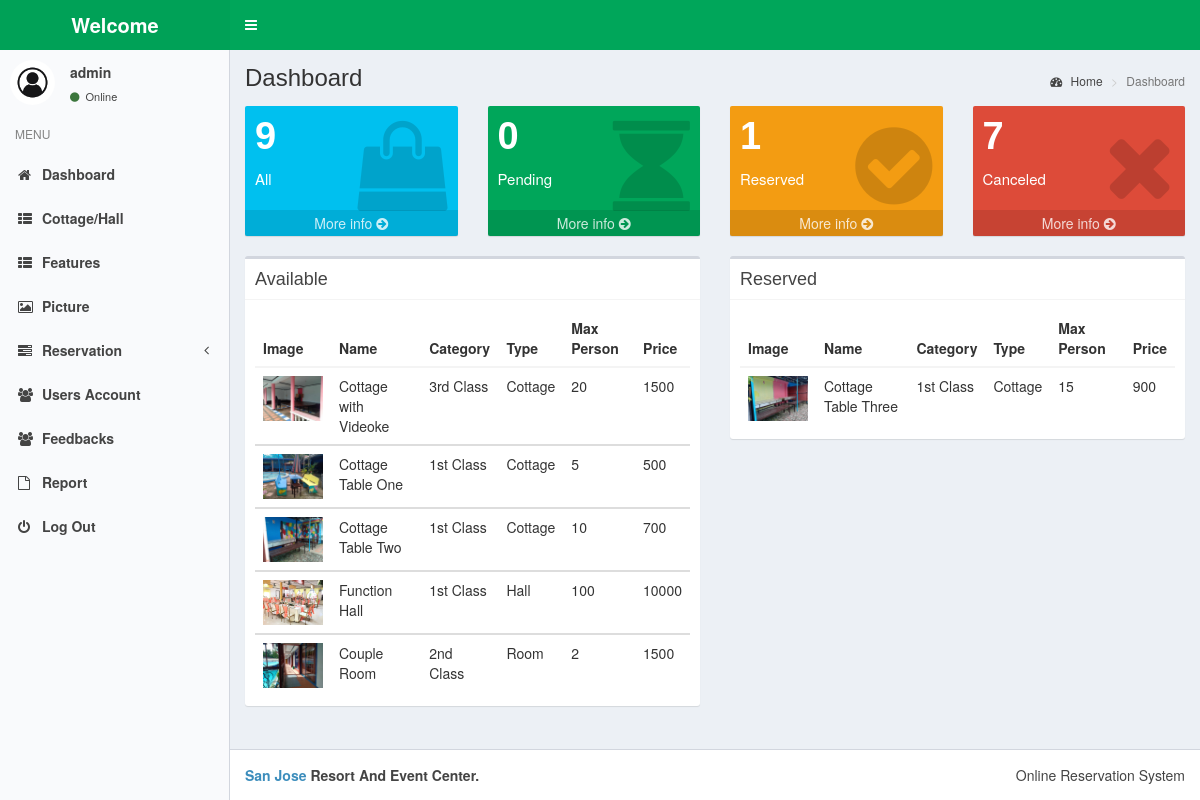
The page /admin/?dashboard (signed in) on the database its author committed.
### tables this page shows
CREATE TABLE `reservation` (
  `id_res` int(250) NOT NULL,
  `trans_no` varchar(250) NOT NULL,
  `date_reserve` date NOT NULL,
  `child` int(250) NOT NULL,
  `adult` int(250) NOT NULL,
  `time_slot` varchar(250) NOT NULL,
  `additional` int(250) NOT NULL,
  `check_in` timestamp NOT NULL DEFAULT current_timestamp() ON UPDATE current_timestamp(),
  `check_out` timestamp NOT NULL DEFAULT current_timestamp(),
  `status` varchar(250) NOT NULL,
  `cottage/hall_id` int(250) NOT NULL,
  `customer_id` int(250) NOT NULL,
  `date_created` date NOT NULL,
  `downpayment` int(250) NOT NULL,
  `balance` int(250) NOT NULL
);

### admin/function/function_get.php (the view, shortened to what this page needs)
<?php
function get_avail_cottage($con) {
  $datetoday = date("Y-m-d");
  $sql3 = "SELECT *, `reservation`.id_res as res, `cottage/hall`.id as cid FROM
  reservation
  INNER JOIN `cottage/hall` ON `cottage/hall`.id = reservation.`cottage/hall_id`
  INNER JOIN `user` ON `user`.user_id = reservation.customer_id
  INNER JOIN user_type ON user_type.user_type_id = `user`.user_type_id
  INNER JOIN payment ON payment.transaction_id = `reservation`.trans_no
  WHERE reservation.date_reserve = '$datetoday' AND reservation.status = 'Fullypaid' OR reservation.status = 'Reserved'";
  $query3 = mysqli_query($con, $sql3);
  $arr = array();
  if (mysqli_num_rows($query3)>0) {
      while ($row = mysqli_fetch_assoc($query3)) {
          $get_me = $row["id"];
          array_push($arr, $get_me);
      }
  }else {
    $get_me = 0;
    array_push($arr, $get_me);
  }
   $arra = implode(",",$arr);
  $sql = "SELECT * FROM `cottage/hall` WHERE NOT `cottage/hall`.`id` IN ($arra)";
  $query = mysqli_query($con, $sql);
  if (mysqli_num_rows($query) > 0) {
      while ($fetch = mysqli_fetch_assoc($query)) {
          echo "
                <tbody>
                    <tr>
                    <td><img src='function/".$fetch['img']."' alt='image' width='60px'></td>
                    <td>".$fetch['name']."</td>
                    <td>".$fetch['category']."</td>
                    <td>".$fetch['type']."</td>
                    <td>".$fetch['max_person']."</td>
                    <td>".$fetch['price']."</td>
                    </tr>
                </tbody>";
      }
    }
}
function get_n_avail_cottage($con) {
  $datetoday = date("Y-m-d");
  $sql = "SELECT *, `reservation`.id_res as res FROM
  reservation
  INNER JOIN `cottage/hall` ON `cottage/hall`.id = reservation.`cottage/hall_id`
  INNER JOIN `user` ON `user`.user_id = reservation.customer_id
  INNER JOIN user_type ON user_type.user_type_id = `user`.user_type_id
  INNER JOIN payment ON payment.transaction_id = `reservation`.trans_no
  WHERE reservation.date_reserve = '$datetoday' AND reservation.status = 'Fullypaid' OR reservation.status = 'Reserved'";
  $query = mysqli_query($con, $sql);
  if (mysqli_num_rows($query) > 0) {
      while ($fetch = mysqli_fetch_assoc($query)) {
          echo "
                <tbody>
                    <tr>
                    <td><img src='function/".$fetch['img']."' alt='image' width='60px'></td>
                    <td>".$fetch['name']."</td>
                    <td>".$fetch['category']."</td>
                    <td>".$fetch['type']."</td>
                    <td>".$fetch['max_person']."</td>
                    <td>".$fetch['price']."</td>
                    </tr>
                </tbody>";
      }
  }else{
      echo "<tr>
      <td colspan='6'><center>No Reservation</center></td>
      </tr>";
  }
}
function count_me($con, $status) {
   $sql = "SELECT * FROM reservation WHERE status = '$status'";
   $query = mysqli_query($con, $sql);
   $count = mysqli_num_rows($query);
   echo $count;
}
function count_me2($con) {
    $sql = "SELECT * FROM reservation";
    $query = mysqli_query($con, $sql);
    $count = mysqli_num_rows($query);
    echo $count;
 }

### admin/index.php (shortened to what this page needs)
<?php
    include "../home/db/connection.php";
    include "function/function_get.php";
?>
<!DOCTYPE html>
<html>
<head>
    <link rel="stylesheet" href="css/bootstrap.css">
    <link rel="stylesheet" href="css/corey.css">
    <link rel="stylesheet" href="css/skin-green-light.css">
    <link rel="stylesheet" href="css/dataTables.bootstrap4.min.css">
    <link rel="stylesheet" href="css/responsive.bootstrap4.min.css">
    <link rel="stylesheet" href="https://cdnjs.cloudflare.com/ajax/libs/font-awesome/4.7.0/css/font-awesome.min.css">
    <link rel="stylesheet" href="css/toastr.css">
</head>
<body class="hold-transition skin-green-light sidebar-mini">
<div class="wrapper">
  <?php include "shared/header.php"?>
  <?php include "shared/sidebar.php"?>
  <div class="content-wrapper" style="min-height: 1010px;">
  <?php include "view/dashboard.php"?>
  </div>
  <?php include "shared/footer.php"?>
</div>
</body>
</html>

### admin/shared/header.php (shortened to what this page needs)
<header class="main-header">
    <a href="#" class="logo">
      <span class="logo-lg"><b>Welcome</b></span>
    </a>
    <nav class="navbar navbar-static-top" role="navigation">
      <a href="#" class="sidebar-toggle" data-toggle="push-menu" role="button">
      </a>
    </nav>
  </header>

### admin/shared/sidebar.php (shortened to what this page needs)
<aside class="main-sidebar">
    <section class="sidebar">
      <div class="user-panel">
        <div class="pull-left image">
          <img src="../home/image/user-empty.jpg" class="img-circle" alt="User Image">
        </div>
        <div class="pull-left info">
          <p><?php echo $_SESSION["admin_uname"];?></p>
          <a href="#"><i class="fa fa-circle text-success"></i> Online</a>
        </div>
      </div>
      <?php
        if (isset($_SESSION["type_id"])) {
            if ($_SESSION["type_id"] == 1) {?>
                <ul class="sidebar-menu" data-widget="tree">
        <li class="header">MENU</li>
        <li><a href="?dashboard"><i class="fa fa-home"></i> <span>Dashboard</span></a></li>
        <li><a href="?cottage"><i class="fa fa-th-list"></i> <span>Cottage/Hall</span></a></li>
        <li><a href="?features"><i class="fa fa-th-list"></i> <span>Features</span></a></li>
        <li><a href="?pictures"><i class="fa fa-picture-o"></i> <span>Picture</span></a></li>
        <li class="treeview">
          <a href="?reservation"><i class="fa fa-tasks"></i> <span>Reservation</span>
            <span class="pull-right-container">
                <i class="fa fa-angle-left pull-right"></i>
              </span>
          </a>
        </li>
        <li><a href="?users"><i class="fa fa-users"></i> <span>Users Account</span></a></li>
        <li><a href="?feedback"><i class="fa fa-users"></i> <span>Feedbacks</span></a></li>
        <li><a href="#" data-toggle="modal" data-target="#modal-report"><i class="fa  fa-file-o"></i> <span>Report</span></a></li>
        <li><a href="#" data-toggle="modal" data-target="#modal-logout"><i class="fa fa-power-off"></i> <span>Log Out</span></a></li>
      </ul>
            <?php }
        } ?>
    </section>
  </aside>

### admin/view/dashboard.php
<?php
 if (isset($_GET["dashboard"])) {?>
     <section class="content-header">
    <h1>
        Dashboard
    </h1>
    <ol class="breadcrumb">
        <li><a href="#"><i class="fa fa-dashboard"></i> Home</a></li>
        <li class="active">Dashboard</li>
    </ol>
</section>
<section class="content container-fluid">
<div class="row">
        <div class="col-lg-3 col-xs-6">
          <div class="small-box bg-aqua">
            <div class="inner">
              <h3><?php count_me2($con)?></h3>
              <p>All</p>
            </div>
            <div class="icon">
            <i class="fa fa-shopping-bag"></i>
            </div>
            <a href="#" class="small-box-footer">More info <i class="fa fa-arrow-circle-right"></i></a>
          </div>
        </div>
        <div class="col-lg-3 col-xs-6">
          <div class="small-box bg-green">
            <div class="inner">
              <h3><?php count_me($con, 'Pending')?></h3>
              <p>Pending</p>
            </div>
            <div class="icon">
              <i class="fa fa-hourglass"></i>
            </div>
            <a href="#" class="small-box-footer">More info <i class="fa fa-arrow-circle-right"></i></a>
          </div>
        </div>
        <div class="col-lg-3 col-xs-6">
          <div class="small-box bg-yellow">
            <div class="inner">
              <h3><?php count_me($con, 'Fullypaid')?></h3>
              <p>Reserved</p>
            </div>
            <div class="icon">
              <i class="fa fa-check-circle"></i>
            </div>
            <a href="#" class="small-box-footer">More info <i class="fa fa-arrow-circle-right"></i></a>
          </div>
        </div>
        <div class="col-lg-3 col-xs-6">
          <div class="small-box bg-red">
            <div class="inner">
              <h3><?php count_me($con, 'Cancelled')?></h3>
              <p>Canceled</p>
            </div>
            <div class="icon">
              <i class="fa fa-times"></i>
            </div>
            <a href="#" class="small-box-footer">More info <i class="fa fa-arrow-circle-right"></i></a>
          </div>
        </div>
      </div>
      <div class="row">
         <div class="col-md-6">
         <div class="box box-default">
<div class="box-header with-border">
  <h3 class="box-title">Available</h3>
</div>
  <div class="box-body">
    <table class="table table-stripped">
        <thead>
        <tr>
         <th>Image</th>
            <th>Name</th>
            <th>Category</th>
            <th>Type</th>
            <th>Max Person</th>
            <th>Price</th>
        </tr>
        </thead>
        <?php get_avail_cottage($con);?>
    </table>
  </div>
</div>
         </div>
         <div class='col-md-6'>
         <div class="box box-default">
<div class="box-header with-border">
  <h3 class="box-title">Reserved</h3>
</div>
  <div class="box-body">
    <table class="table table-stripped">
        <thead>
        <tr>
         <th>Image</th>
            <th>Name</th>
            <th>Category</th>
            <th>Type</th>
            <th>Max Person</th>
            <th>Price</th>
        </tr>
        </thead>
        <?php get_n_avail_cottage($con);?>
    </table>
  </div>
</div>
         </div>
      </div>
</section>
 <?php }
?>

### admin/shared/footer.php
<footer class="main-footer">
    <div class="pull-right hidden-xs">
      Online Reservation System
    </div>
    <strong><a href="#">San Jose</a> Resort And Event Center.</strong>
  </footer>

### admin/css/skin-green-light.css (style rules this page uses)
.skin-green-light .main-header .navbar { background-color: #00a65a; }
.skin-green-light .main-header .navbar .sidebar-toggle { color: #ffffff; }
.skin-green-light .main-header .navbar .sidebar-toggle { color: #fff; }
.skin-green-light .main-header .logo { background-color: #00a65a; color: #ffffff; border-bottom: 0 solid transparent; }
.skin-green-light .content-header { background: transparent; }
.skin-green-light .wrapper, .skin-green-light .main-sidebar, .skin-green-light .left-side { background-color: #f9fafc; }
.skin-green-light .main-sidebar { border-right: 1px solid #d2d6de; }
.skin-green-light .user-panel > .info, .skin-green-light .user-panel > .info > a { color: #444444; }
.skin-green-light .sidebar-menu > li { -webkit-transition: border-left-color 0.3s ease; -o-transition: border-left-color 0.3s ease; transition: border-left-color 0.3s ease; }
.skin-green-light .sidebar-menu > li.header { color: #848484; background: #f9fafc; }
.skin-green-light .sidebar-menu > li > a { border-left: 3px solid transparent; font-weight: 600; }
.skin-green-light .sidebar a { color: #444444; }

### rows shown on the page
cottage/hall: img (picture), name "Cottage with Videoke", category "3rd Class", type "Cottage", max_person "20", price "1500"
cottage/hall: img (picture), name "Cottage Table One", category "1st Class", type "Cottage", max_person "5", price "500"
cottage/hall: img (picture), name "Cottage Table Two", category "1st Class", type "Cottage", max_person "10", price "700"
cottage/hall: img (picture), name "Function Hall", category "1st Class", type "Hall", max_person "100", price "10000"
cottage/hall: img (picture), name "Couple Room", category "2nd Class", type "Room", max_person "2", price "1500"
reservation: cottage/hall.img (picture), cottage/hall.name "Cottage Table Three", cottage/hall.category "1st Class", cottage/hall.type "Cottage", cottage/hall.max_person "15", cottage/hall.price "900"

### other values the page prints
$_SESSION["admin_uname"] "admin"
$count "9"
$count "0 1 7"
